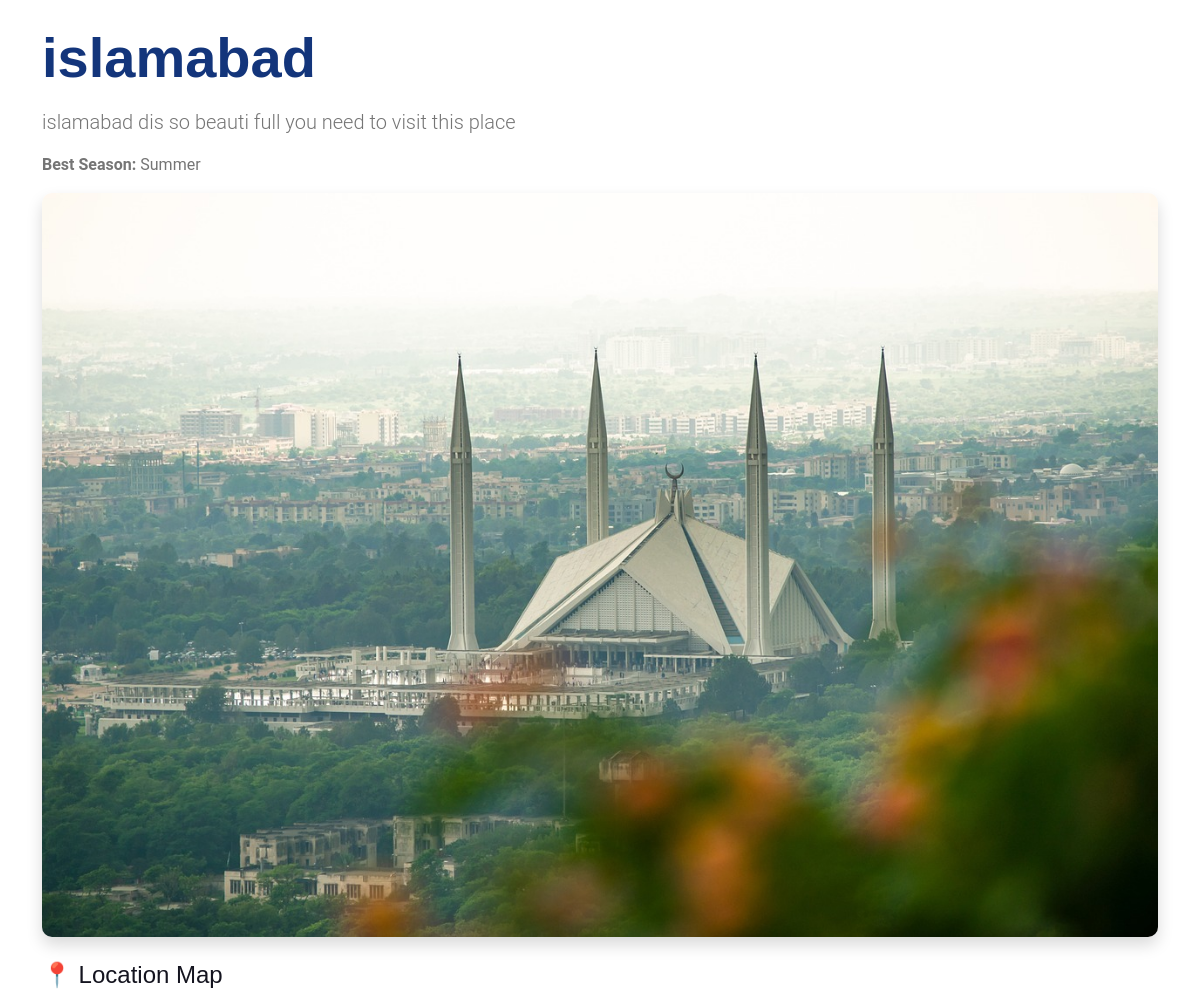
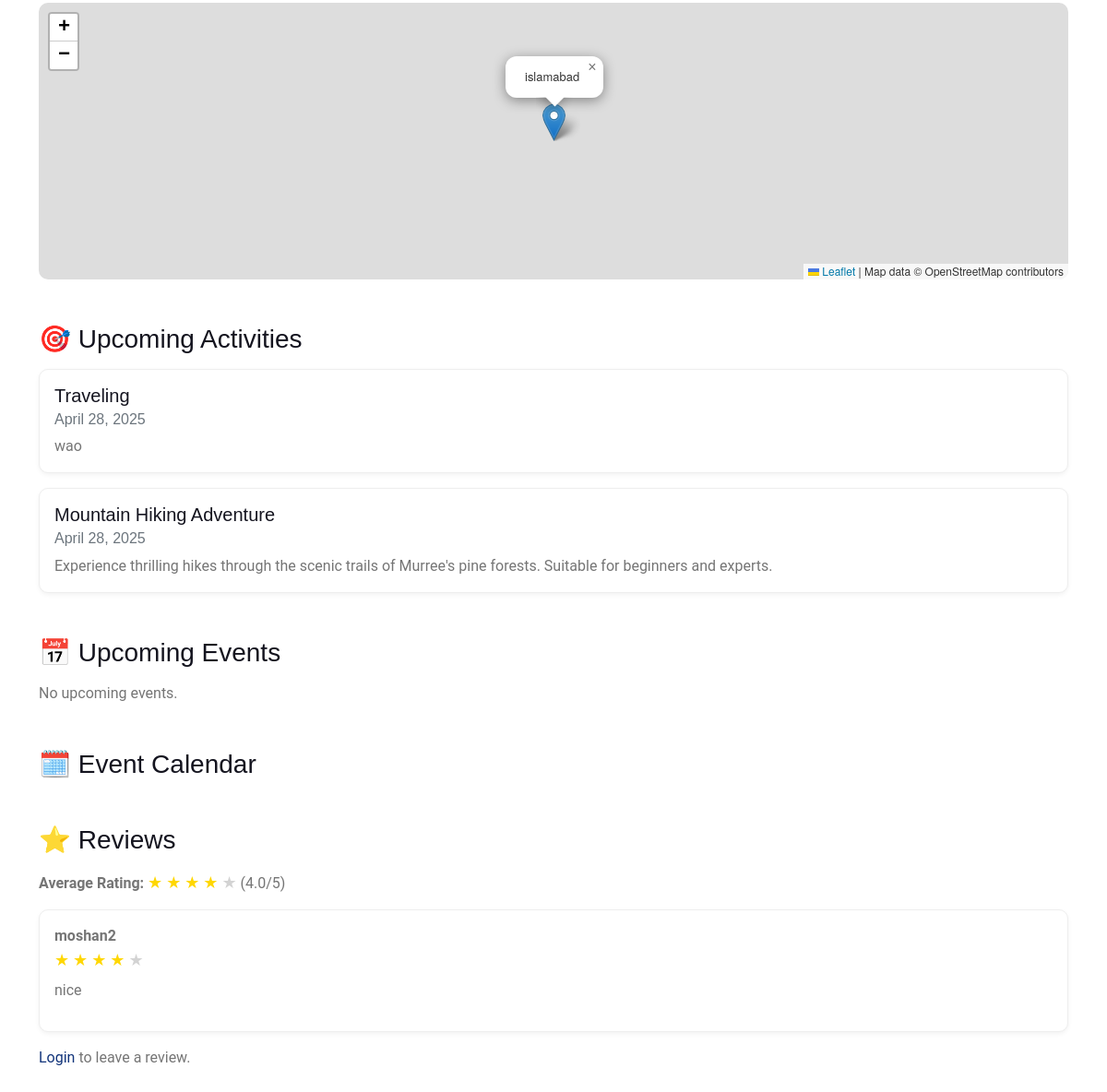
/destinations/2/, run on the app's committed database (2 pictures, top to bottom).
### destinations/models.py (models this page shows, shortened)
class Destination(models.Model):
    name = models.CharField(max_length=100)
    description = models.TextField()
    season = models.CharField(max_length=10, choices=SEASONS)
    travel_type = models.CharField(max_length=100, choices=TRAVEL_TYPES, blank=True, null=True)
    image = models.ImageField(upload_to='destinations/')
    latitude = models.FloatField()
    longitude = models.FloatField()
    featured_on_homepage = models.BooleanField(default=False, help_text="Show on homepage")
    def average_rating(self):
        reviews = self.reviews.all()
        if reviews.exists():  # ✅ Correct way to check if there are any reviews
            return round(sum(review.rating for review in reviews) / reviews.count(), 1)
        return 0

class Review(models.Model):
    destination = models.ForeignKey(Destination, on_delete=models.CASCADE, related_name='reviews')
    user = models.ForeignKey(settings.AUTH_USER_MODEL, on_delete=models.CASCADE, related_name='destination_reviews')
    rating = models.PositiveIntegerField()
    comment = models.TextField()
    created_at = models.DateTimeField(auto_now_add=True)

### activities/models.py (models this page shows, shortened)
class Activity(models.Model):
    SEASON_CHOICES = [
        ('Winter', 'Winter'),
        ('Spring', 'Spring'),
        ('Summer', 'Summer'),
        ('Autumn', 'Autumn'),
    ]
    title = models.CharField(max_length=255)
    description = models.TextField()
    season = models.CharField(max_length=10, choices=SEASON_CHOICES)
    activity_type = models.CharField(max_length=50)
    destination = models.ForeignKey('destinations.Destination', on_delete=models.CASCADE, related_name='activities')
    start_date = models.DateField(default=timezone.now)
    end_date = models.DateField(null=True, blank=True)
    image = models.ImageField(upload_to='activities/', null=True, blank=True)

### users/models.py (models this page shows)
class CustomUser(AbstractUser):
    mobile_number = models.CharField(max_length=15, unique=True, blank=True, null=True)
    nationality = models.CharField(max_length=50, blank=True, null=True)
    city = models.CharField(max_length=50, blank=True, null=True)
    postal_address = models.TextField(blank=True, null=True)
    preferred_season = models.CharField(max_length=20, blank=True, null=True)
    preferred_travel_type = models.CharField(max_length=50, blank=True, null=True)
    age_range = models.CharField(max_length=20, blank=True, null=True)
    budget_range = models.CharField(max_length=50, blank=True, null=True)
    profile_picture = models.ImageField(upload_to='profile_pics/', blank=True, null=True)
    def __str__(self):
        return self.username  # staff uses username in admin

### destinations/views.py (the view, shortened to what this page needs)
# urls.py: path('<int:destination_id>/', views.destination_detail, name='destination_detail'),
def destination_detail(request, destination_id):
    destination = get_object_or_404(Destination, id=destination_id)
    current_date = date.today()
    activities = Activity.objects.filter(destination=destination)
    events = Event.objects.filter(destination=destination, start_date__gte=current_date)
    photos = Photo.objects.filter(destination=destination)
    reviews = destination.reviews.all()
    try:
        user_location = (33.6844, 73.0479)  # Example: Islamabad coordinates
        destination_location = (destination.latitude, destination.longitude)
        distance_km = round(geodesic(user_location, destination_location).km, 2)
    except:
        distance_km = None
    user_likes = {}
    if request.user.is_authenticated:
        for photo in photos:
            user_likes[photo.id] = PhotoInteraction.objects.filter(
                photo=photo, user=request.user, liked=True
            ).exists()
    return render(request, 'destinations/detail.html', {
        'destination': destination,
        'activities': activities,
        'events': events,
        'photos': photos,
        'user_likes': user_likes,
        'reviews': reviews,
        'average_rating': destination.average_rating(),
        'distance_km': distance_km,
    })

### destinations/templates/destinations/detail.html (shortened to what this page needs)
{% load static %}
<!DOCTYPE html>
<html lang="en">
<head>
  <link rel="stylesheet" href="{% static 'css/bootstrap.min.css' %}">
  <link rel="stylesheet" href="https://cdn.jsdelivr.net/npm/leaflet@1.9.4/dist/leaflet.css" />
  <link href="https://cdn.jsdelivr.net/npm/fullcalendar@5.11.3/main.min.css" rel="stylesheet" />
</head>
<body>
<div class="container py-4">
  <h1 class="display-4 text-primary mb-3">{{ destination.name }}</h1>
  <p class="lead">{{ destination.description }}</p>
  <p><strong>Best Season:</strong> {{ destination.season }}</p>
  <img src="{{ destination.image.url }}" class="img-fluid rounded shadow mb-4" alt="{{ destination.name }}">
  {% if destination.latitude and destination.longitude %}
  <h4 class="mb-3">📍 Location Map</h4>
  <div id="map" class="rounded mb-4"></div>
  {% else %}
  <p class="text-danger">⚠️ Location data missing. Map cannot be displayed.</p>
  {% endif %}
  <h3 class="mt-5 mb-3">🎯 Upcoming Activities</h3>
  {% for activity in activities %}
  <div class="card card-custom mb-3">
    <div class="card-body">
      <h5 class="card-title">{{ activity.title }}</h5>
      <h6 class="card-subtitle mb-2 text-muted">{{ activity.start_date }}</h6>
      <p class="card-text">{{ activity.description }}</p>
    </div>
  </div>
  {% empty %}
  <p>No upcoming activities.</p>
  {% endfor %}
  <h3 class="mt-5 mb-3">📅 Upcoming Events</h3>
  {% for event in events %}
  <div class="card card-custom mb-3">
    <div class="card-body">
      <h5 class="card-title">{{ event.title }}</h5>
      <h6 class="card-subtitle mb-2 text-muted">{{ event.start_date }} to {{ event.end_date }}</h6>
      <p class="card-text">{{ event.description }}</p>
    </div>
  </div>
  {% empty %}
  <p>No upcoming events.</p>
  {% endfor %}
  <h3 class="mt-5 mb-3">🗓️ Event Calendar</h3>
  <h3 class="mt-5 mb-3">⭐ Reviews</h3>
  <p><strong>Average Rating:</strong>
    {% for i in "12345" %}
      {% if forloop.counter <= destination.average_rating %}
        <span class="star">&#9733;</span>
      {% else %}
        <span class="star-empty">&#9733;</span>
      {% endif %}
    {% endfor %}
    ({{ destination.average_rating|floatformat:1 }}/5)
  </p>
  {% for review in reviews %}
  <div class="card card-custom mb-3">
    <div class="card-body">
      <strong>{{ review.user }}</strong><br>
      {% for i in "12345" %}
        {% if forloop.counter <= review.rating %}
          <span class="star">&#9733;</span>
        {% else %}
          <span class="star-empty">&#9733;</span>
        {% endif %}
      {% endfor %}
      <p class="mt-2">{{ review.comment }}</p>
    </div>
  </div>
  {% empty %}
  <p>No reviews yet.</p>
  {% endfor %}
  {% if user.is_authenticated %}
  <h4 class="mt-4">📝 Leave a Review</h4>
  <form method="post" class="mb-5">
    {% csrf_token %}
    <input type="hidden" name="submit_review" value="1">
    <div class="form-group">
      <label for="rating">Rating (1-5):</label>
      <input type="number" min="1" max="5" name="rating" class="form-control" required>
    </div>
    <div class="form-group">
      <label for="comment">Comment:</label>
      <textarea name="comment" class="form-control" required></textarea>
    </div>
    <button type="submit" class="btn btn-primary">Submit Review</button>
  </form>
  {% else %}
  <p><a href="{% url 'login' %}">Login</a> to leave a review.</p>
  {% endif %}
</div>
</body>
</html>

### destinations/templates/destinations/detail.html (style rules this page uses)
#map { height: 300px; }
.star { color: gold; font-size: 18px; }
.star-empty { color: lightgray; font-size: 18px; }
.card-custom { border: 1px solid #eee; box-shadow: 0 2px 5px rgba(0,0,0,0.05); }

### data on the page
Destination: name "islamabad", description "islamabad dis so beauti full you need to visit this place", season "Summer", image (picture), average_rating "4.0"
Activity: title "Traveling", start_date "April 28, 2025", description "wao"
Activity: title "Mountain Hiking Adventure", start_date "April 28, 2025", description "Experience thrilling hikes through the scenic trails of Murree's pine forests. Suitable for beginners and experts."
Review: user "moshan2", comment "nice"
